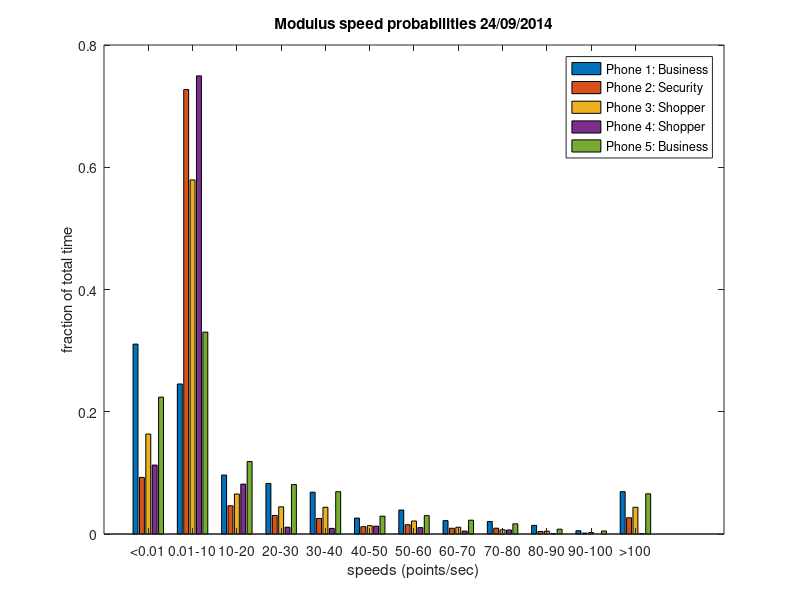
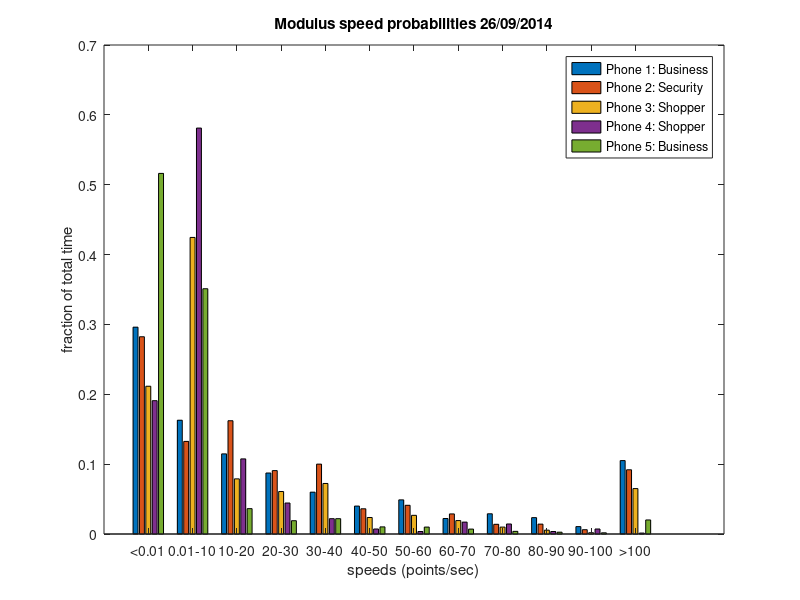
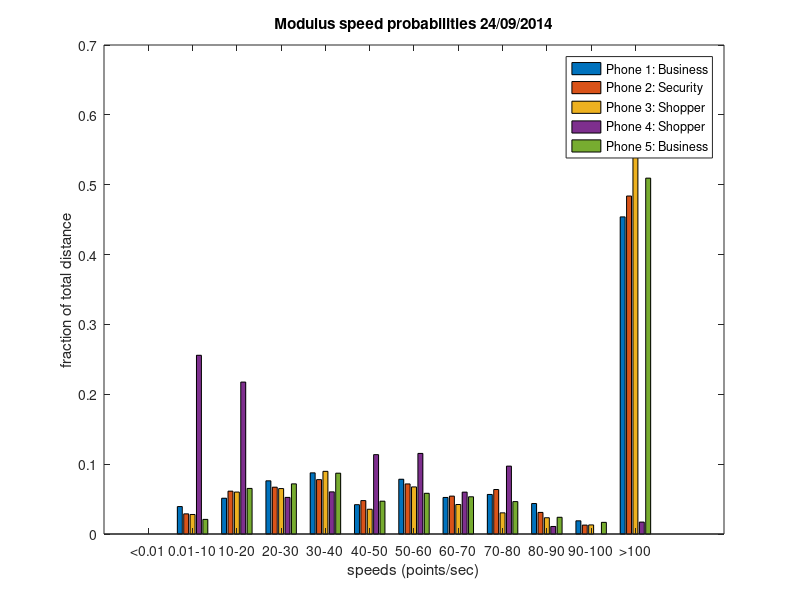
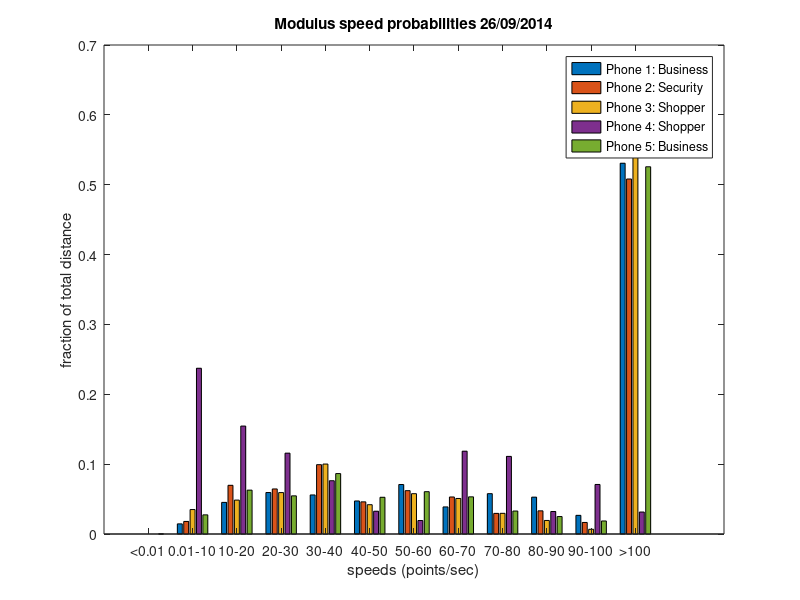

Reproduce these figures in MATLAB, in order.
%% Speed Probabilities


labels = {'<0.01' '0.01-10' '10-20' '20-30' '30-40' '40-50' '50-60' '60-70' '70-80' '80-90' '90-100' '>100'};

% Time
% Phone 1 to Phone 5
% 24/09/2014
pro = [ 0.3106652 0.24544778 0.09643255 0.08268302 0.06837607 0.026012635 0.039204758 0.021924935 0.020438498 0.014121145 0.0053883316 0.06930509;
        0.09261609 0.72716314 0.046181172 0.030322254 0.025437707 0.011989343 0.015161127 0.00938848 0.009515352 0.004123319 0.0015224562 0.026579548;
        0.16351989 0.57923126 0.065407954 0.04450438 0.043745786 0.013654754 0.021240728 0.011041807 0.0069116657 0.0046358733 0.0023600808 0.043745786;
        0.112748235 0.7495195 0.08157164 0.011103993 0.009182149 0.0128123 0.010463378 0.0046978435 0.006619688 6.40615E-4 0.0 6.40615E-4;
        0.22395685 0.3303056 0.118554264 0.080896966 0.06925915 0.02914183 0.030087993 0.022613304 0.016652474 0.007853155 0.004920049 0.06575835
      ];

    figure
        bar(transpose(pro))
        xlabel('speeds (points/sec)')
        ylabel('fraction of total time')
        title('Modulus speed probabilities 24/09/2014')
        legend('Phone 1: Business','Phone 2: Security', 'Phone 3: Shopper', 'Phone 4: Shopper','Phone 5: Business')
        set(gca, 'XTick', 1:12, 'XTickLabel', labels);


% 26/09/2014
pro = [0.29608703 0.16287611 0.114705466 0.087300465 0.059895467 0.039977398 0.04887696 0.022178274 0.028958892 0.023449639 0.010594717 0.10509959;
       0.2823711 0.13257305 0.16215253 0.0907579 0.10002376 0.03611309 0.0411024 0.028747922 0.013898788 0.014136374 0.006177239 0.09194583;
       0.21153846 0.42454213 0.07893773 0.06080586 0.072344325 0.023626374 0.026739927 0.01923077 0.00989011 0.0054945056 0.0018315018 0.06501832;
       0.19086021 0.5810932 0.10752688 0.044354837 0.021953406 0.007168459 0.0035842294 0.017025089 0.014336918 0.0035842294 0.007168459 0.001344086;
       0.5161974 0.3511038 0.03631419 0.019036954 0.021956487 0.010198369 0.009918413 0.0070388736 0.0037993921 0.0025995842 0.0017197249 0.020116782
      ];

figure
    bar(transpose(pro))
    xlabel('speeds (points/sec)')
    ylabel('fraction of total time')
    title('Modulus speed probabilities 26/09/2014')
    legend('Phone 1: Business','Phone 2: Security', 'Phone 3: Shopper', 'Phone 4: Shopper','Phone 5: Business')
    set(gca, 'XTick', 1:12, 'XTickLabel', labels);
    
% Distance
% Phone 1 to Phone 5
% 24/09/2014
pro = [0.0 0.039294187 0.051210575 0.07613929 0.087547705 0.042002574 0.07839843 0.052313846 0.056614406 0.043638498 0.01888631 0.45395416;
       0.0 0.028861625 0.061325576 0.06701747 0.07784246 0.047838785 0.07167221 0.05424191 0.06369392 0.03091173 0.012763823 0.48383048;
       0.0 0.027940406 0.060043905 0.06504789 0.089702465 0.035439737 0.06739866 0.042230282 0.030284762 0.023275776 0.012995329 0.54564077;
       0.0 0.25584626 0.21749486 0.052399922 0.060329612 0.11361766 0.11536004 0.05993881 0.09717256 0.010779977 0.0 0.017060373;
       0.0 0.020921761 0.065248735 0.07178655 0.08706784 0.046983954 0.058275804 0.05329568 0.04639073 0.023947768 0.016674206 0.509407
      ];


    figure
        bar(transpose(pro))
        xlabel('speeds (points/sec)')
        ylabel('fraction of total distance')
        title('Modulus speed probabilities 24/09/2014')
        legend('Phone 1: Business','Phone 2: Security', 'Phone 3: Shopper', 'Phone 4: Shopper','Phone 5: Business')
        set(gca, 'XTick', 1:12, 'XTickLabel', labels);


% 26/09/2014
pro = [0.0 0.014522891 0.045266595 0.059371278 0.05591581 0.047293738 0.070846476 0.038768962 0.057766136 0.05277657 0.026710667 0.5307609;
       0.0 0.01800238 0.069714844 0.064495616 0.09926608 0.046043035 0.062059704 0.052999295 0.029526846 0.033173166 0.016541693 0.50817734;
       0.0 0.035001926 0.048543297 0.059289146 0.10012368 0.041945852 0.057727866 0.050874237 0.029604355 0.019390505 0.0067763906 0.5507228;
       0.0 0.23727836 0.15451743 0.1157411 0.0762768 0.032626912 0.019310381 0.118552625 0.111103676 0.03222101 0.07091307 0.031458635;
       9.990206E-5 0.02741841 0.06278994 0.054622255 0.086504616 0.05256698 0.060589124 0.05320187 0.032883108 0.024976783 0.018651158 0.52569586
      ];

figure
    bar(transpose(pro))
    xlabel('speeds (points/sec)')
    ylabel('fraction of total distance')
    title('Modulus speed probabilities 26/09/2014')
    legend('Phone 1: Business','Phone 2: Security', 'Phone 3: Shopper', 'Phone 4: Shopper','Phone 5: Business')
    set(gca, 'XTick', 1:12, 'XTickLabel', labels);
    
%% Average speed

% 24/09/2014
pro = [
    27.213328958169356
    11.28657140782873
    17.19603240090391
    5.161283789790101
    27.94293724804876
    ];

figure
    bar(pro)
    xlabel('Phone (1,5 Business, 2 Security, 3,4 Shopper)')
    ylabel('Average Speed (points/sec)')
    title('Average Speed 24/09/2014')
    
    
% 26/09/2014
pro = [
    37.47039828348342
    35.570149994291576
    25.214069537341594
    9.336324143683683
    8.80721741302349
    ];

figure
    bar(pro)
    xlabel('Phone (1,5 Business, 2 Security, 3,4 Shopper)')
    ylabel('Average Speed (points/sec)')
    title('Average Speed 26/09/2014')